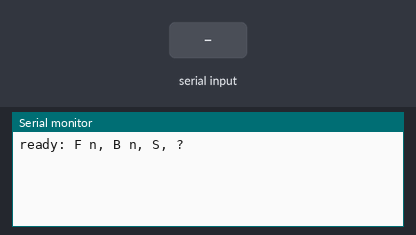
A sketch run on a simulated Arduino Uno, built with avr-gcc and run on an emulated ATmega328P. On the bench: the last lines printed to the serial monitor. The inputs (shaded band) are chosen by the test bench.

Above: at 1.2 s.
1.3 s: "?\n" received over Serial
At 2.4 s:
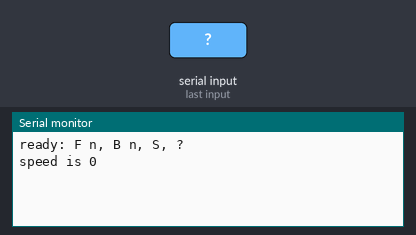
2.8 s: "90,45\n" received over Serial
At 3.5 s:
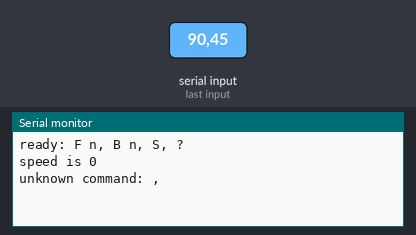
4.3 s: "F90\n" received over Serial
At 4.7 s:
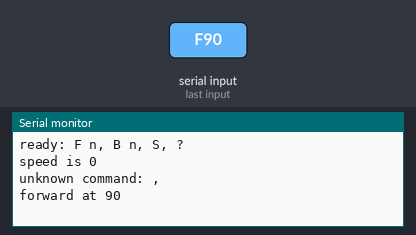
5.8 s: "B90\n" received over Serial
At 7.0 s:
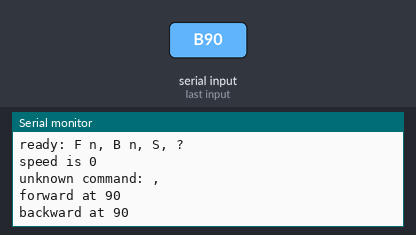
7.3 s: "S90\n" received over Serial
At 8.2 s:
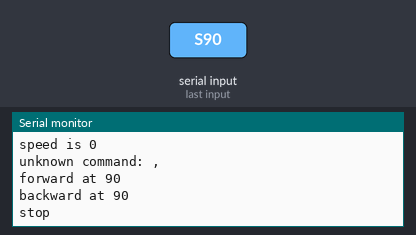
8.8 s: "F\n" received over Serial
At 9.3 s:
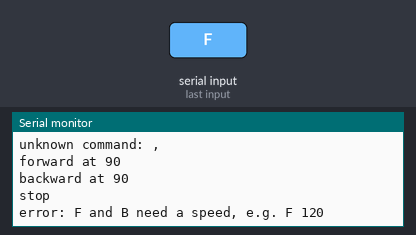

The sketch:

commands.ino
```cpp
// commands.ino - drive a pretend Rover by typing commands: F 120, B 80, S, ?
// F n = forward at speed n, B n = backward at speed n, S = stop, ? = report. Speeds are 0 to 255.
char command = 0;                      // the letter of the command being read (0 = none yet)
long number = 0;                       // the number after it, built digit by digit
bool hasNumber = false;
int speed = 0;                         // Rover's pretend speed: positive = forward, negative = backward

void runCommand() {
  if ((command == 'F' || command == 'B') && !hasNumber) {
    Serial.println("error: F and B need a speed, e.g. F 120");
    return;
  }
  int n = constrain(number, 0, 255);   // never trust a number typed by a person
  switch (command) {
    case 'F':
      speed = n;
      Serial.print("forward at ");
      Serial.println(speed);
      break;
    case 'B':
      speed = -n;
      Serial.print("backward at ");
      Serial.println(n);
      break;
    case 'S':
      speed = 0;
      Serial.println("stop");
      break;
    case '?':
      Serial.print("speed is ");
      Serial.println(speed);
      break;
    default:
      Serial.print("unknown command: ");
      Serial.println(command);
  }
}

void setup() {
  Serial.begin(115200);
  Serial.println("ready: F n, B n, S, ?");
}

void loop() {
  while (Serial.available() > 0) {     // handle every character that has arrived; never wait
    char c = Serial.read();
    if (c == '\n') {                   // the end of a line: run the command
      if (command != 0) {
        runCommand();
      }
      command = 0;                     // get ready for the next line
      number = 0;
      hasNumber = false;
    } else if (c >= '0' && c <= '9') {
      number = number * 10 + (c - '0');   // one more digit: '7' - '0' is 7
      hasNumber = true;
    } else if (c != ' ' && c != '\r' && command == 0) {
      command = c;                     // the first letter on the line is the command
    }
  }
  // the rest of Rover's work would go here: this loop never stops to wait for the user
}
```

Measured:
- after the input at 1.3 s, the serial monitor: prints a new line at once (image 1)
- after the input at 2.8 s, the serial monitor: prints a new line at once (image 2)
- after the input at 4.3 s, the serial monitor: prints a new line at once (image 3)
- after the input at 5.8 s, the serial monitor: prints a new line at once (image 4)
- after the input at 7.3 s, the serial monitor: prints a new line at once (image 5)
- after the input at 8.8 s, the serial monitor: prints a new line at once (image 6)
